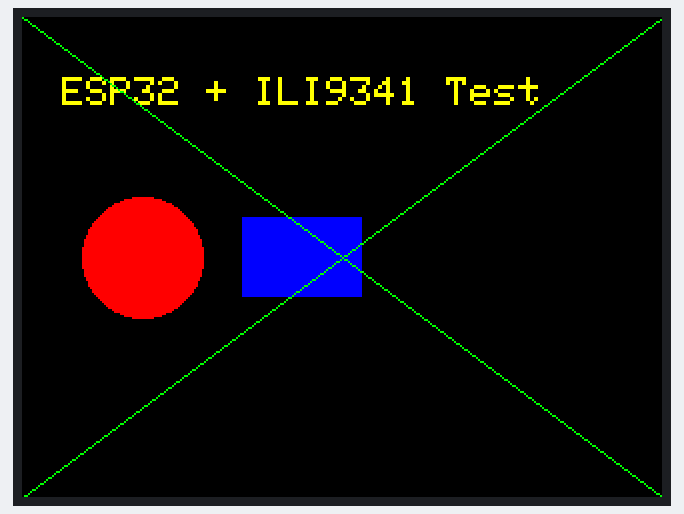
Simulated run of this sketch. Board: ESP32. Shown: 320×240 colour display.

Above: at 1.3 s.

The sketch:

ESP32-LCD-Test.ino
```cpp
#include <TFT_eSPI.h>

TFT_eSPI tft = TFT_eSPI();  // TFT instance

void setup() {
  Serial.begin(115200);
  tft.begin();
  tft.setRotation(1);  // Landscape
  tft.fillScreen(TFT_BLACK);

  tft.setTextColor(TFT_YELLOW, TFT_BLACK);
  tft.setTextSize(2);
  tft.drawString("ESP32 + ILI9341 Test", 20, 30);

  delay(1000);

  // Draw test shapes
  tft.fillCircle(60, 120, 30, TFT_RED);
  tft.fillRect(110, 100, 60, 40, TFT_BLUE);
  tft.drawLine(0, 0, tft.width(), tft.height(), TFT_GREEN);
  tft.drawLine(tft.width(), 0, 0, tft.height(), TFT_GREEN);
}

void loop() {
  // Nothing to loop for basic test
}
```
